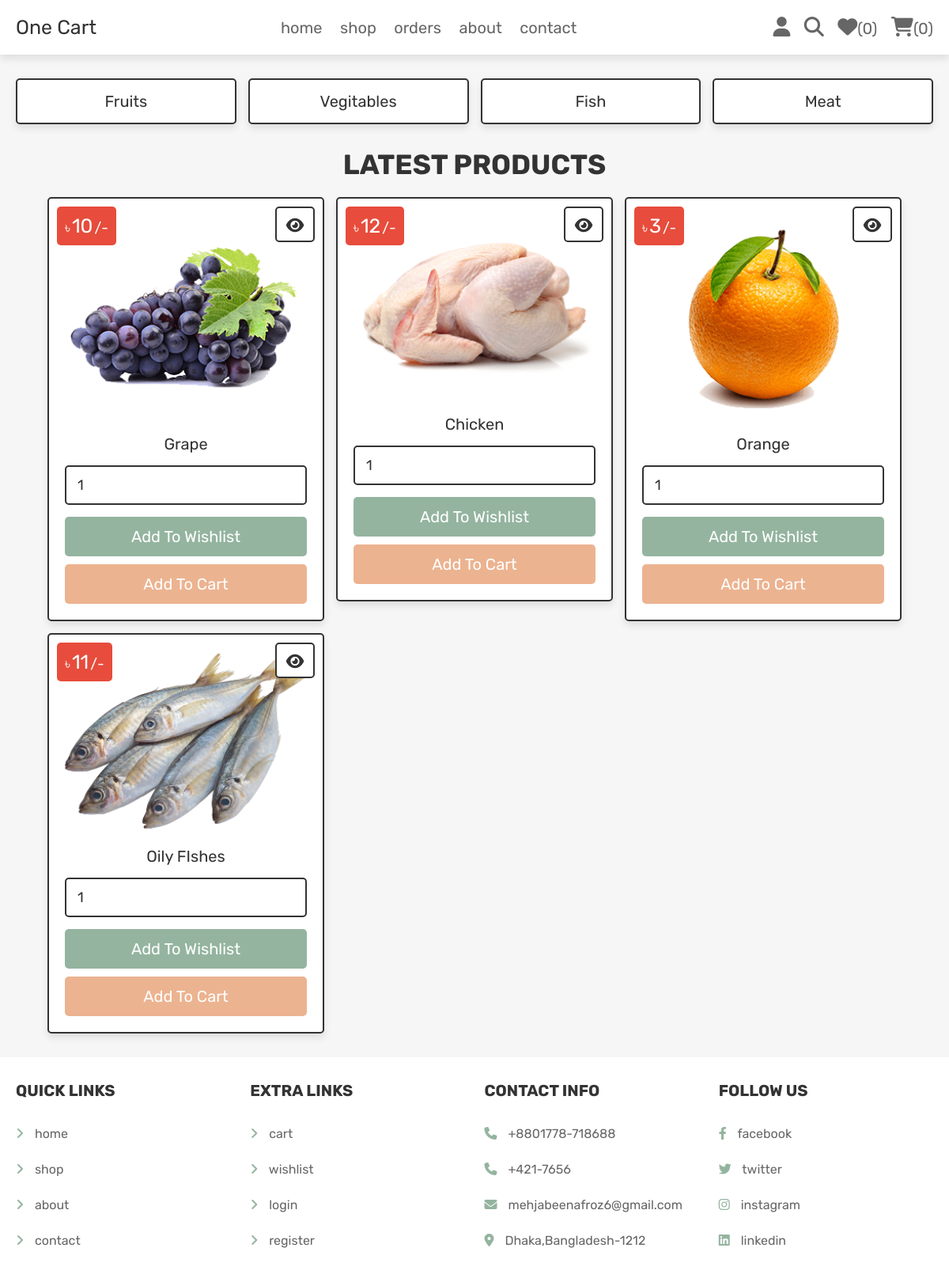
Screenshot of /shop.php (signed in) with the database file from the repository.
### tables this page shows
CREATE TABLE `products` (
  `id` int(100) NOT NULL,
  `name` varchar(100) NOT NULL,
  `category` varchar(20) NOT NULL,
  `details` varchar(500) NOT NULL,
  `price` int(100) NOT NULL,
  `image` varchar(100) NOT NULL
);

### shop.php (the view, shortened to what this page needs)
<?php
@include 'config.php';
?>
<!DOCTYPE html>
<html lang="en">
<head>
   <link rel="stylesheet" href="https://cdnjs.cloudflare.com/ajax/libs/font-awesome/6.1.1/css/all.min.css">
   <link rel="stylesheet" href="css/style.css">
</head>
<body>
<?php include 'header.php'; ?>
<section class="p-category">
   <a href="category.php?category=fruits">fruits</a>
   <a href="category.php?category=vegitables">vegitables</a>
   <a href="category.php?category=fish">fish</a>
   <a href="category.php?category=meat">meat</a>
</section>
<section class="products">
   <h1 class="title">latest products</h1>
   <div class="box-container">
   <?php
      $select_products = $conn->prepare("SELECT * FROM `products`");
      $select_products->execute();
      if($select_products->rowCount() > 0){
         while($fetch_products = $select_products->fetch(PDO::FETCH_ASSOC)){
   ?>
   <form action="" class="box" method="POST">
      <div class="price">৳<span><?= $fetch_products['price']; ?></span>/-</div>
      <a href="view_page.php?pid=<?= $fetch_products['id']; ?>" class="fas fa-eye"></a>
      <img src="uploaded_img/<?= $fetch_products['image']; ?>" alt="">
      <div class="name"><?= $fetch_products['name']; ?></div>
      <input type="number" min="1" value="1" name="p_qty" class="qty">
      <input type="submit" value="add to wishlist" class="option-btn" name="add_to_wishlist">
      <input type="submit" value="add to cart" class="btn" name="add_to_cart">
   </form>
   <?php
      }
   }else{
      echo '<p class="empty">no products added yet!</p>';
   }
   ?>
   </div>
</section>
<?php include 'footer.php'; ?>
</body>
</html>

### css/style.css (style rules this page uses)
.products .box-container { display: grid; grid-template-columns: repeat(auto-fit, 35rem); gap:1.5rem; justify-content: center; align-items: flex-start; }
.products .box-container .box { padding:2rem; text-align: center; border:var(--border); background-color: var(--white); box-shadow: var(--box-shadow); border-radius: .5rem; position: relative; }
.products .box-container .box .price { position: absolute; top:1rem; left:1rem; padding:1rem; border-radius: .5rem; background-color: var(--red); font-size: 1.8rem; color:var(--white); }
.products .box-container .box .price span { font-size: 2.5rem; color:var(--white); margin:0 .2rem; }
.products .box-container .box .fa-eye { position: absolute; top:1rem; right:1rem; border-radius: .5rem; height: 4.5rem; line-height: 4.3rem; width: 5rem; border:var(--border); color:var(--black); font-size: 2rem; background-color: var(--white); }
.products .box-container .box img { width: 100%; margin-bottom: 1rem; }
.products .box-container .box .name { font-size: 2rem; color:var(--black); padding:1rem 0; }
.products .box-container .box .qty { margin:.5rem 0; border-radius: .5rem; padding:1.2rem 1.4rem; font-size: 1.8rem; color:var(--black); border:var(--border); width: 100%; }
.p-category { display: grid; grid-template-columns: repeat(auto-fit, minmax(27rem, 1fr)); gap:1.5rem; justify-content: center; align-items: flex-start; }
.p-category { padding-bottom: 0; }
.p-category a { padding:1.5rem; text-align: center; border:var(--border); background-color: var(--white); box-shadow: var(--box-shadow); border-radius: .5rem; font-size: 2rem; text-transform: capitalize; color:var(--black); }

### css/components.css (style rules this page uses)
:root { --green:#94b49f; --orange:#ecb390; --yellow:#f9ebc8; --red:#e74c3c; --black:#333; --light-color:#666; --white:#fff; --light-bg:#f6f6f6; --border:.2rem solid var(--black); --box-shadow:0 .5rem 1rem rgba(0,0,0,.1); }
* { font-family: 'Rubik', sans-serif; margin:0; padding:0; box-sizing: border-box; outline: none; border:none; text-decoration: none; color:var(--black); }
body { background-color: var(--light-bg); }
html { font-size: 62.5%; overflow-x: hidden; scroll-behavior: smooth; scroll-padding-top: 6.5rem; }
section { padding:3rem 2rem; max-width: 1200px; margin:0 auto; }
.btn, .delete-btn, .option-btn { display: block; width: 100%; margin-top: 1rem; border-radius: .5rem; color:var(--white); font-size: 2rem; padding:1.3rem 3rem; text-transform: capitalize; cursor: pointer; text-align: center; }
.btn { background-color: var(--orange); }
.option-btn { background-color: var(--green); }
.title { text-align: center; margin-bottom: 2rem; text-transform: uppercase; color:var(--black); font-size: 3.5rem; }

### rows the page displays
products: price "10", image (picture), name "Grape"
products: price "12", image (picture), name "Chicken"
products: price "3", image (picture), name "Orange"
products: price "11", image (picture), name "Oily FIshes"

### other values shown
$count_wishlist_items->rowCount() "0"
$count_cart_items->rowCount() "0"
